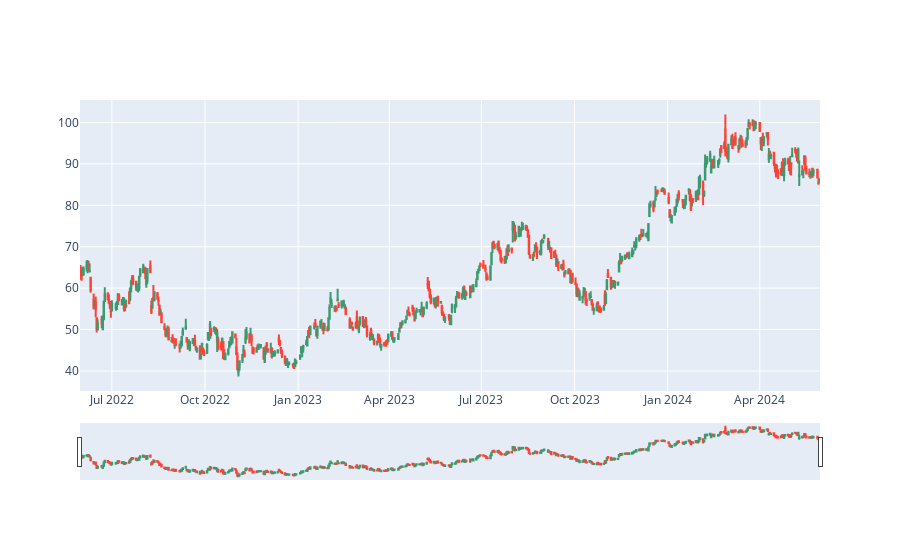
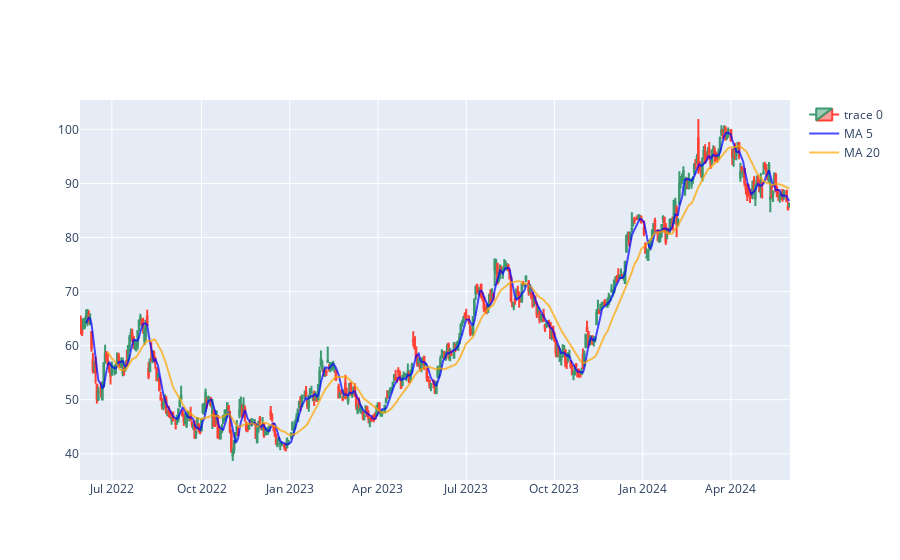

The notebook cell saved with these charts, in order:
### Code cell
import plotly.graph_objects as go
import pandas as pd

fig = go.Figure(go.Candlestick(x=df.index,
  open=df['Open'],
  high=df['High'],
  low=df['Low'],
  close=df['Close']))
fig.show()

# removing rangeslider
fig.update_layout(xaxis_rangeslider_visible=False)

# hide weekends
fig.update_xaxes(rangebreaks=[dict(bounds=["sat", "mon"])])

# removing all empty dates
# build complete timeline from start date to end date
dt_all = pd.date_range(start=df.index[0],end=df.index[-1])
# retrieve the dates that ARE in the original datset
dt_obs = [d.strftime("%Y-%m-%d") for d in pd.to_datetime(df.index)]
# define dates with missing values
dt_breaks = [d for d in dt_all.strftime("%Y-%m-%d").tolist() if not d in dt_obs]
fig.update_xaxes(rangebreaks=[dict(values=dt_breaks)])
# add moving averages to df
fig.add_trace(go.Scatter(x=df.index,
                         y=df['MA5'],
                         opacity=0.7,
                         line=dict(color='blue', width=2),
                         name='MA 5'))
fig.add_trace(go.Scatter(x=df.index,
                         y=df['MA20'],
                         opacity=0.7,
                         line=dict(color='orange', width=2),
                         name='MA 20'))

fig.show()

### Figure 1 — Plotly figure (JSON) as saved in the notebook; plotly's stock layout.template omitted (floating-point values rounded to 4 significant figures; data arrays with more than 128 entries replaced by an {"elided": "..."} marker saying what was removed)
{"data": [{"close": {"elided": "503 float values"}, "high": {"elided": "503 float values"}, "low": {"elided": "503 float values"}, "open": {"elided": "503 float values"}, "type": "candlestick", "x": {"elided": "503 str values"}}], "layout": {}}

### Figure 2 — Plotly figure (JSON) as saved in the notebook; plotly's stock layout.template omitted (floating-point values rounded to 4 significant figures; data arrays with more than 128 entries replaced by an {"elided": "..."} marker saying what was removed)
{"data": [{"close": {"elided": "503 float values"}, "high": {"elided": "503 float values"}, "low": {"elided": "503 float values"}, "open": {"elided": "503 float values"}, "type": "candlestick", "x": {"elided": "503 str values"}}, {"line": {"color": "blue", "width": 2}, "name": "MA 5", "opacity": 0.7, "type": "scatter", "x": {"elided": "503 str values"}, "y": {"elided": "503 float values"}}, {"line": {"color": "orange", "width": 2}, "name": "MA 20", "opacity": 0.7, "type": "scatter", "x": {"elided": "503 str values"}, "y": {"elided": "503 float values"}}], "layout": {"xaxis": {"rangebreaks": [{"bounds": ["sat", "mon"], "values": {"elided": "228 str values"}}], "rangeslider": {"visible": false}}}}
